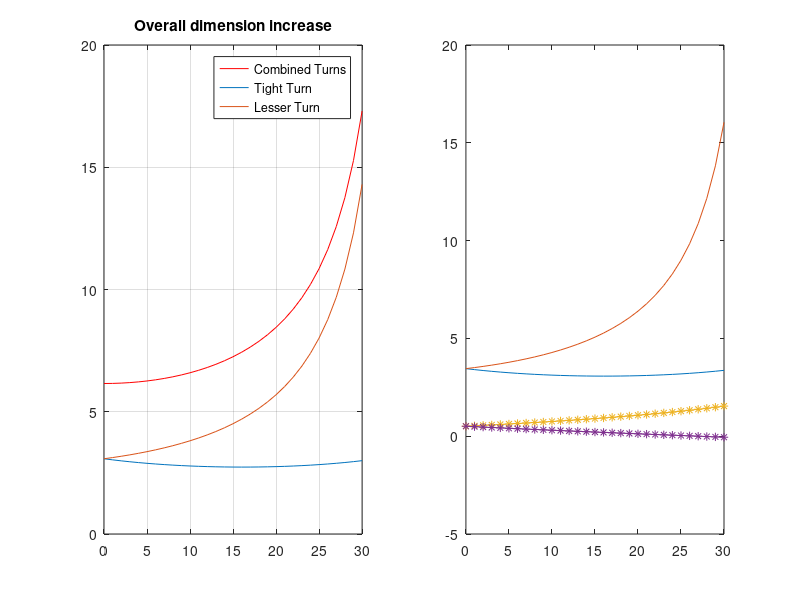

MATLAB code for this plot:
%%adding some comments to test githubs
close all; clear all;
theta0 = 27;  % TIR limit of waveguide
m0 = tand(theta0);   %slope of a ray in global coordinates

theta_tilt = linspace(0,30,31);   %tilt of panels

theta_turn(1,:) = 90 + theta_tilt;
theta_turn(2,:) = 90 - theta_tilt;


x0 = -1./tand(theta_turn+theta0);  %calculates extension to prevent retro-reflection

theta_fold = theta_turn/2;    %angle of fold mirror 
m_fold = tand(theta_fold);    %slope 

x_extend  = (-m_fold.*x0 -1)./(m0-m_fold);  %intersection of mirror and boundary ray
y_extend = m0*x_extend;

d_extend = sqrt(x_extend.^2 + y_extend.^2); %distance to intersection

h_out = d_extend.*cosd(theta0);    %perpendicular distance of output channel

couplerWidth = sum(h_out);
subplot(1,2,1);
plot(theta_tilt,couplerWidth,'r'); grid on; title('Overall dimension increase')
hold on;plot(theta_tilt,h_out);

legend('Combined Turns','Tight Turn','Lesser Turn')
subplot(1,2,2);
plot(theta_tilt,d_extend'); hold on 
plot(theta_tilt,x0','*-')